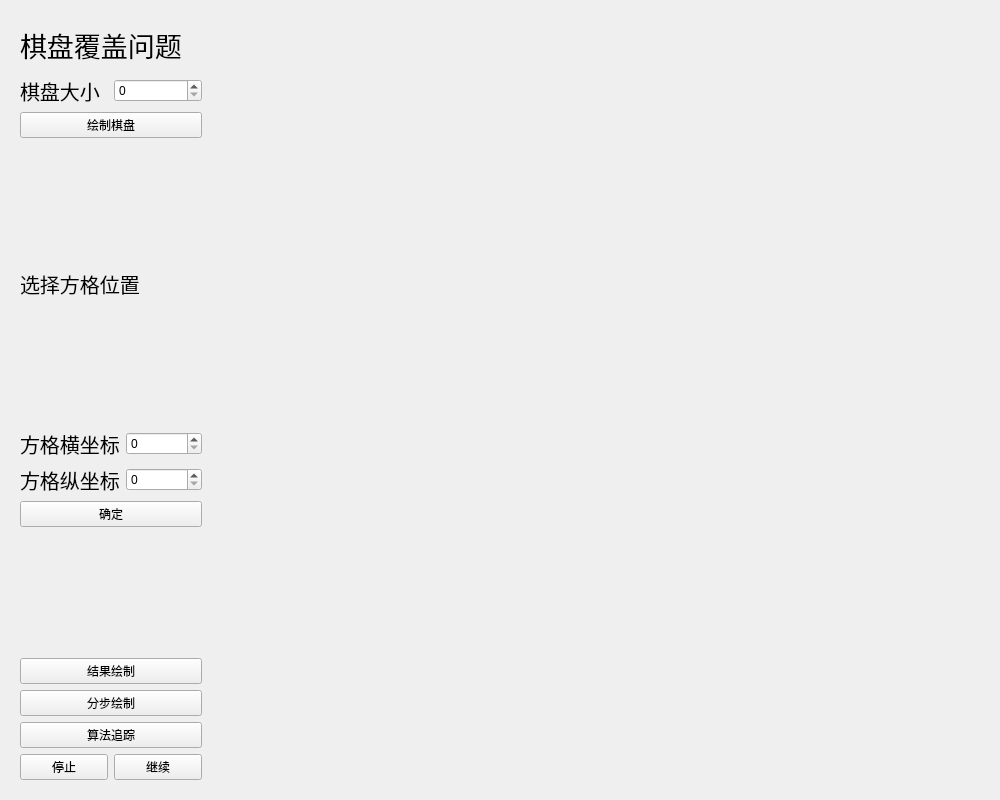
<?xml version="1.0" encoding="UTF-8"?>
<ui version="4.0">
 <class>Chessboard_Window_2</class>
 <widget class="QWidget" name="Chessboard_Window_2">
  <property name="geometry">
   <rect>
    <x>0</x>
    <y>0</y>
    <width>1000</width>
    <height>800</height>
   </rect>
  </property>
  <property name="windowTitle">
   <string>Form</string>
  </property>
  <layout class="QHBoxLayout" name="horizontalLayout">
   <item>
    <widget class="QWidget" name="widget_2" native="true">
     <property name="minimumSize">
      <size>
       <width>200</width>
       <height>0</height>
      </size>
     </property>
     <property name="maximumSize">
      <size>
       <width>200</width>
       <height>16777215</height>
      </size>
     </property>
     <layout class="QVBoxLayout" name="verticalLayout">
      <item>
       <widget class="QLabel" name="labelTitle">
        <property name="minimumSize">
         <size>
          <width>0</width>
          <height>50</height>
         </size>
        </property>
        <property name="font">
         <font>
          <pointsize>20</pointsize>
         </font>
        </property>
        <property name="text">
         <string>棋盘覆盖问题</string>
        </property>
       </widget>
      </item>
      <item>
       <layout class="QVBoxLayout" name="verticalLayout_6">
        <item>
         <layout class="QVBoxLayout" name="verticalLayout_7">
          <item>
           <layout class="QHBoxLayout" name="horizontalLayout_6">
            <item>
             <widget class="QLabel" name="labelSize">
              <property name="font">
               <font>
                <pointsize>15</pointsize>
               </font>
              </property>
              <property name="text">
               <string>棋盘大小</string>
              </property>
             </widget>
            </item>
            <item>
             <widget class="QSpinBox" name="spinBoxSize"/>
            </item>
           </layout>
          </item>
          <item>
           <layout class="QHBoxLayout" name="horizontalLayout_7">
            <item>
             <widget class="QPushButton" name="pushButtonOK">
              <property name="text">
               <string>绘制棋盘</string>
              </property>
             </widget>
            </item>
           </layout>
          </item>
         </layout>
        </item>
        <item>
         <spacer name="verticalSpacer_4">
          <property name="orientation">
           <enum>Qt::Vertical</enum>
          </property>
          <property name="sizeHint" stdset="0">
           <size>
            <width>20</width>
            <height>40</height>
           </size>
          </property>
         </spacer>
        </item>
        <item>
         <widget class="QLabel" name="label">
          <property name="font">
           <font>
            <pointsize>15</pointsize>
           </font>
          </property>
          <property name="text">
           <string>选择方格位置</string>
          </property>
         </widget>
        </item>
        <item>
         <spacer name="verticalSpacer_5">
          <property name="orientation">
           <enum>Qt::Vertical</enum>
          </property>
          <property name="sizeHint" stdset="0">
           <size>
            <width>20</width>
            <height>40</height>
           </size>
          </property>
         </spacer>
        </item>
        <item>
         <layout class="QVBoxLayout" name="verticalLayout_8">
          <item>
           <layout class="QHBoxLayout" name="horizontalLayout_8">
            <item>
             <widget class="QLabel" name="labelForX">
              <property name="font">
               <font>
                <pointsize>15</pointsize>
               </font>
              </property>
              <property name="text">
               <string>方格横坐标</string>
              </property>
             </widget>
            </item>
            <item>
             <widget class="QSpinBox" name="spinBoxForX"/>
            </item>
           </layout>
          </item>
          <item>
           <layout class="QHBoxLayout" name="horizontalLayout_9">
            <item>
             <widget class="QLabel" name="labelForY_2">
              <property name="font">
               <font>
                <pointsize>15</pointsize>
               </font>
              </property>
              <property name="text">
               <string>方格纵坐标</string>
              </property>
             </widget>
            </item>
            <item>
             <widget class="QSpinBox" name="spinBoxForY"/>
            </item>
           </layout>
          </item>
          <item>
           <widget class="QPushButton" name="btnPosOK">
            <property name="text">
             <string>确定</string>
            </property>
           </widget>
          </item>
         </layout>
        </item>
        <item>
         <spacer name="verticalSpacer_6">
          <property name="orientation">
           <enum>Qt::Vertical</enum>
          </property>
          <property name="sizeHint" stdset="0">
           <size>
            <width>138</width>
            <height>28</height>
           </size>
          </property>
         </spacer>
        </item>
        <item>
         <layout class="QVBoxLayout" name="verticalLayout_9">
          <item>
           <layout class="QVBoxLayout" name="verticalLayout_10">
            <item>
             <widget class="QPushButton" name="pushButtonDraw">
              <property name="font">
               <font>
                <pointsize>9</pointsize>
               </font>
              </property>
              <property name="text">
               <string>结果绘制</string>
              </property>
             </widget>
            </item>
            <item>
             <widget class="QPushButton" name="btnFenbu">
              <property name="text">
               <string>分步绘制</string>
              </property>
             </widget>
            </item>
            <item>
             <widget class="QPushButton" name="btnZhuizong">
              <property name="text">
               <string>算法追踪</string>
              </property>
             </widget>
            </item>
           </layout>
          </item>
          <item>
           <layout class="QHBoxLayout" name="horizontalLayout_10">
            <item>
             <widget class="QPushButton" name="btnStop">
              <property name="text">
               <string>停止</string>
              </property>
             </widget>
            </item>
            <item>
             <widget class="QPushButton" name="btnContinue">
              <property name="text">
               <string>继续</string>
              </property>
             </widget>
            </item>
           </layout>
          </item>
         </layout>
        </item>
       </layout>
      </item>
     </layout>
    </widget>
   </item>
   <item>
    <widget class="QWidget" name="widget" native="true">
     <property name="minimumSize">
      <size>
       <width>760</width>
       <height>760</height>
      </size>
     </property>
    </widget>
   </item>
  </layout>
 </widget>
 <resources/>
 <connections/>
</ui>
